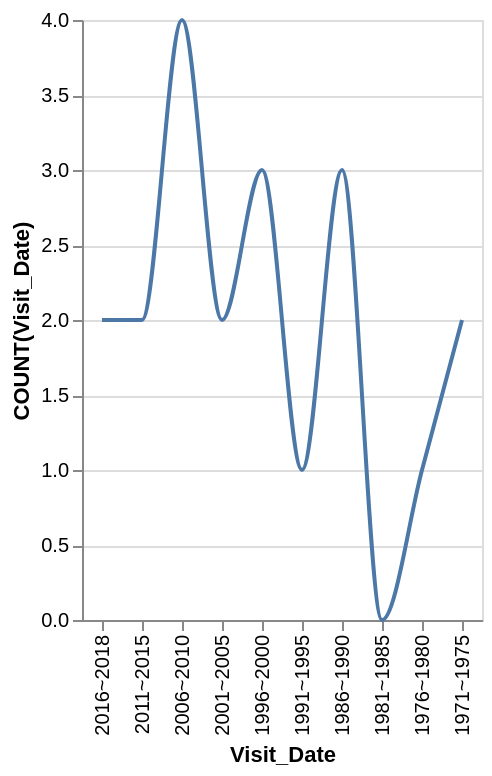

The Vega-Lite source for this figure:
### Vega-Lite specification from a JSON file in a GitHub repository (floating-point values rounded to 4 significant figures)
{"data": {"values": [{"x_data": "2016~2018", "y_data": 2}, {"x_data": "2011~2015", "y_data": 2}, {"x_data": "2006~2010", "y_data": 4}, {"x_data": "2001~2005", "y_data": 2}, {"x_data": "1996~2000", "y_data": 3}, {"x_data": "1991~1995", "y_data": 1}, {"x_data": "1986~1990", "y_data": 3}, {"x_data": "1981~1985", "y_data": 0}, {"x_data": "1976~1980", "y_data": 1}, {"x_data": "1971~1975", "y_data": 2}]}, "mark": {"type": "line", "interpolate": "monotone"}, "encoding": {"x": {"field": "x_data", "type": "nominal", "title": "Visit_Date", "sort": "descending"}, "y": {"field": "y_data", "type": "quantitative", "title": "COUNT(Visit_Date)"}}}
